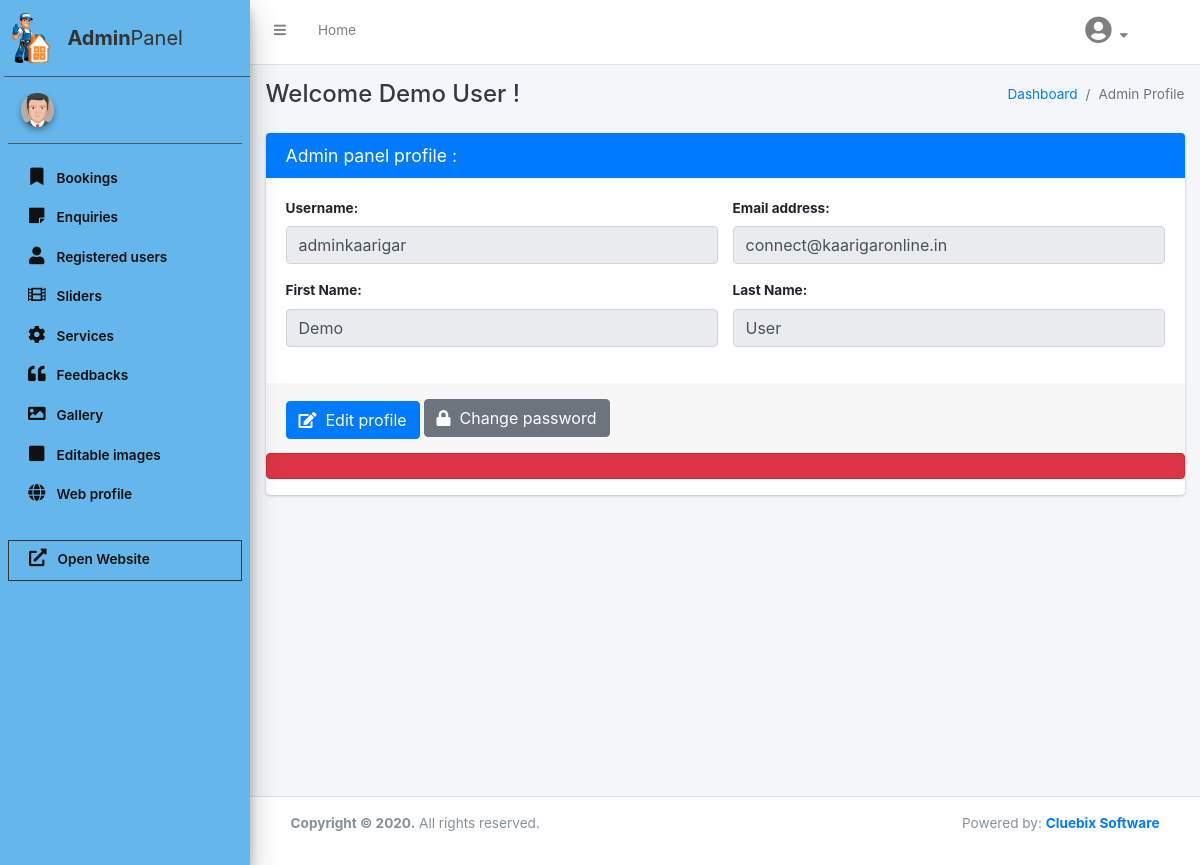
The app's page /index.php/login/changePwd with its own data.
### tables this page shows
CREATE TABLE `users` (
  `id` int(11) NOT NULL,
  `mobile_no` varchar(20) NOT NULL,
  `username` varchar(50) NOT NULL,
  `pwd` varchar(255) NOT NULL,
  `fname` varchar(15) NOT NULL,
  `lname` varchar(15) NOT NULL,
  `email` varchar(500) NOT NULL,
  `role` varchar(15) NOT NULL DEFAULT 'user',
  `is_verified` int(11) NOT NULL DEFAULT 0,
  `status` int(11) NOT NULL DEFAULT 1,
  `created_at` timestamp NOT NULL DEFAULT current_timestamp(),
  `modified_at` timestamp NOT NULL DEFAULT current_timestamp()
);

### application/controllers/Login.php (called while the page is built, shortened)
<?php
class Login extends MY_Controller {
    public function __construct(){
        $this->load->model('Auth_model', 'auth');
        $this->load->model('GetModel', 'fetch');
    }
    public function changePwd(){
        $this->form_validation->set_rules('oldp', 'Old Password', 'required|min_length[6]');
        $this->form_validation->set_rules('newp', 'New Password', 'required|min_length[6]');
        $this->form_validation->set_rules('cnfp', 'Confirm Password', 'required|min_length[6]');
        if($this->form_validation->run() == TRUE){
            $data=$this->input->post();
            $admProfile=$this->fetch->getAdminProfile();
            if($data['newp']==$data['cnfp']){
                if( password_verify($data['oldp'], $admProfile->pwd) ){
                    $hash['pwd'] = password_hash( $this->input->post('cnfp'), PASSWORD_DEFAULT );
                    $status=$this->auth->changeLoginPassword($hash, $admProfile->user_id);
                    if($status){
                        $this->session->set_flashdata('success','Password Updated !');
                        redirect('Admin/adminProfile');
                    }
                    else{
                        $this->session->set_flashdata('failed','Error !');
                        redirect('Admin/adminProfile');
                    }
                }
                else{
                    $this->session->set_flashdata('failed','Invalid old password !');
                    redirect('Admin/adminProfile');
                }
            }
            else{
                $this->session->set_flashdata('failed','New & confirm password should be same !');
                redirect('Admin/adminProfile');
            }
        }
        else{
            $admProfile=$this->fetch->getAdminProfile();
            $this->load->view( 'admin/adminheader', ['admProfile' => $admProfile, 'errors'=> validation_errors()] );
            $this->load->view('admin/adminaside');
            $this->load->view('admin/adminProfile');
            $this->load->view('admin/adminfooter');
        }
    }
}

### index.php (called while the page is built, shortened)
<?php
require_once BASEPATH.'core/CodeIgniter.php';

### application/models/GetModel.php (called while the page is built, shortened)
<?php
class GetModel extends CI_Model{
    public function getAdminProfile()
    {
        return $this->db->get('users')->row();
    }
}
?>

### application/views/admin/adminProfile.php (the view, shortened to what this page needs)
<div class="content-wrapper">
    <div class="content-header">
        <div class="container-fluid">
            <div class="row mb-4">
                <div class="col-md-6">
                    <h4 class="m-0 text-dark">Welcome <?php echo $admProfile->fname .'&nbsp;' . $admProfile->lname ?> !</h4>
                </div>
                <div class="col-md-6">
                    <ol class="breadcrumb float-sm-right">
                    <li class="breadcrumb-item"><a href="<?=base_url('Admin')?>">Dashboard</a></li>
                    <li class="breadcrumb-item active"><a >Admin Profile</a></li>
                    </ol>
                </div>
            </div>
            <div class="row adm-pro-row">
                <div class="col-md-12">
                    <div class="card card-primary">
                        <div class="card-header">
                            <h4 class="card-title">Admin panel profile :</h4>
                        </div>
                        <?php
                            $username1=$admProfile->username;
                            $email1=$admProfile->email;
                            $fname=$admProfile->fname;
                            $lname=$admProfile->lname;
                        ?>
                        <form role="form">
                            <div class="card-body">
                                <div class="row">
                                    <div class="form-group col-md-6">
                                        <label for="Uname">Username:</label>
                                        <input type="text" class="form-control" id="Uname" value="<?=$username1?>" disabled>
                                    </div>
                                    <div class="form-group col-md-6">
                                        <label for="Email">Email address:</label>
                                        <input type="email" class="form-control" id="Email" value="<?=$email1?>" disabled>
                                    </div>
                                </div>
                                <div class="row">
                                    <div class="form-group col-md-6">
                                        <label for="fname">First Name:</label>
                                        <input type="text" class="form-control" id="fname" value="<?=$fname?>" disabled>
                                    </div>
                                    <div class="form-group col-md-6">
                                        <label for="lname">Last Name:</label>
                                        <input type="text" class="form-control" id="lname" value="<?=$lname?>" disabled>
                                    </div>
                                </div>
                            </div>
                            <div class="card-footer">
                                <button type="button" class="btn btn-primary mt-1 mb-" data-toggle="modal" data-target="#edit-prof-modal"><i class="fa fa-edit"></i>&nbsp; Edit profile</button>
                                <button type="button" class="btn btn-secondary mt-1 mb-1" data-toggle="modal" data-target="#pwd-modal"><i class="fa fa-lock"></i>&nbsp; Change password</button>
                            </div>
                        </form>
                        <?php
                        if(isset($errors)){
                           echo '<span class="alert alert-danger">'.$errors.'</span>';
                            }
                        ?>
                    </div>
                </div>
            </div>
        </div>
    </div>
</div>

### records on screen
users: fname "Demo", lname "User", username "adminkaarigar", email "connect@kaarigaronline.in"
